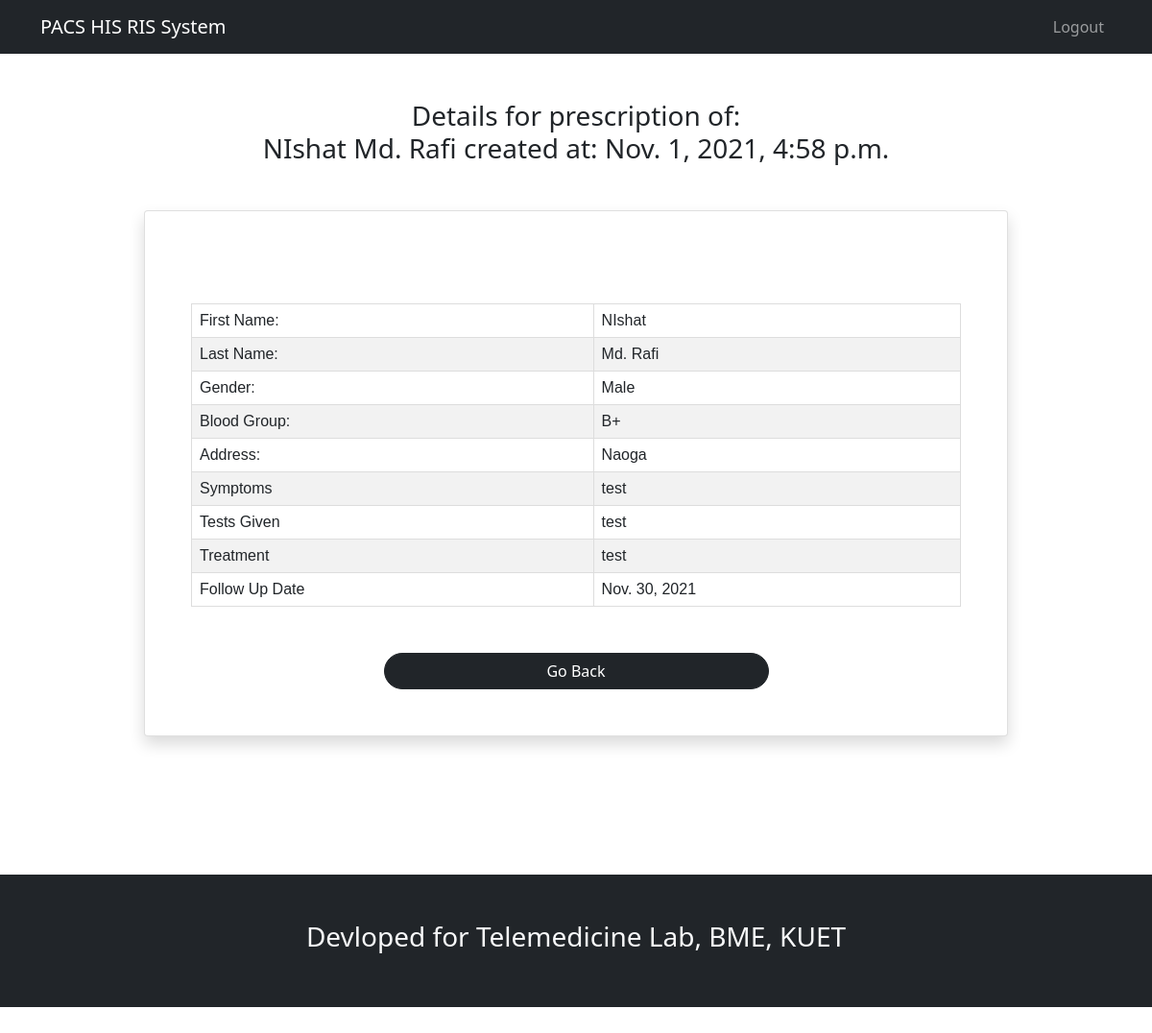
/doctor/previuos_prescriptions_details/3 (signed in), run on the app's committed database.
### doctor/models.py (models this page shows, shortened)
class Prescription(models.Model):
    patient = models.ForeignKey(User,on_delete=models.CASCADE,verbose_name="Assigned Patient")
    doctor = models.ForeignKey(User,on_delete=models.CASCADE,verbose_name="Assigned Doctor",related_name="Prescription_By_Doctor")
    date = models.DateTimeField()
    symptoms = models.CharField(max_length=10000,verbose_name="Symptoms Found",blank=False,null=False)
    tests_given = models.CharField(max_length=10000,verbose_name="Tests given",blank=False,null=False)
    treatment = models.CharField(max_length=10000,verbose_name="Treatment Given",blank=False,null=False)
    follow_up_date = models.DateField(verbose_name="Date for Follow Up",help_text="Please enter in YYYY-MM-DD format")

### accounts/models.py (models this page shows, shortened)
class User(AbstractUser):
    first_name = models.CharField(max_length=50,blank=False,null=False,help_text ="Please Enter Your First Name")
    last_name = models.CharField(max_length=50,blank=False,null=False,help_text ="Please Enter Your Last/Given Name")
    phone = models.CharField(max_length=11,blank=False,null=False,primary_key=True,help_text ="Please Enter Your Phone number. eg: 01700000000")
    address = models.CharField(max_length=200,blank=False,null=False,help_text ="Please Enter Your Residential Address")
    gender = models.CharField(choices=[("M","Male"),("F","Female"),("Other","Other")],blank=False,null=False,max_length=10)
    blood_group = models.CharField(choices=[("A+","A+"),("A-","A-"),("B+","B+"),("B-","B-"),("AB+","AB+"),("AB-","AB-"),("O+","O+"),("O-","O-")],max_length=5)
    is_doctor = models.BooleanField(default=False,verbose_name="Is a Doctor")
    is_labop = models.BooleanField(default=False,verbose_name="Is a Lab Operator")

### doctor/views.py (the view)
# urls.py: path("previuos_prescriptions_details/<int:id>",previous_prescriptions_details,name="previous_prescriptions_details"),
@login_required(login_url="/../accounts/login")
def previous_prescriptions_details(request,id):
    if request.user.is_doctor:
        entry = Prescription.objects.get(id=id)
        return render(request,"doctor/previous_prescriptions_details.html",{"entry":entry})
    else:
        entry = Prescription.objects.get(id=id)
        if entry.patient == request.user:
            return render(request,"doctor/previous_prescriptions_details.html",{"entry":entry})
        else:
            return redirect("patient:patient_dashboard")

### doctor/templates/doctor/previous_prescriptions_details.html (shortened to what this page needs)
{% extends "base.html" %} {% block content %}
<h3 class="my-5 text-center"> Details for prescription of: <br> {{entry.patient.first_name }} {{entry.patient.last_name }} created at: {{ entry.date }}</h3>
<div class="container card p-5 shadow bg-body rounded w-75 text-center">
    <table width="50%" align="center" id="patient_details">
        <tr>
            <td> First Name: </td>
            <td> {{entry.patient.first_name}} </td>
        </tr>
        <tr>
            <td> Last Name: </td>
            <td> {{entry.patient.last_name}} </td>
        </tr>
        <tr>
            <td> Gender: </td>
            <td> {{entry.patient.gender}} </td>
        </tr>
        <tr>
            <td> Blood Group: </td>
            <td> {{entry.patient.blood_group}} </td>
        </tr>
        <tr>
            <td> Address: </td>
            <td> {{entry.patient.address}} </td>
        </tr>
        <br>
        <br>
        <tr>
            <td>
                Symptoms
            </td>
            <td>
                {{entry.symptoms}}
            </td>
        </tr>
        <tr>
            <td>
                Tests Given
            </td>
            <td>
                {{entry.tests_given}}
            </td>
        </tr>
        <tr>
            <td>
                Treatment
            </td>
            <td>
                {{entry.treatment}}
            </td>
        </tr>
        <tr>
            <td>
                Follow Up Date
            </td>
            <td>
                {{entry.follow_up_date}}
            </td>
        </tr>
    </table>
    <div class="wrap d-flex justify-content-center">
        <button onclick="goBack()" class="btn btn-dark mt-5 rounded-pill col-md-6">Go Back</button>
    </div>
</div>
{% endblock %}

### doctor/templates/doctor/previous_prescriptions_details.html (style rules this page uses)
#patient_details { font-family: Arial, Helvetica, sans-serif; border-collapse: collapse; width: 100%; }
#patient_details td, #patient_details th { border: 1px solid #ddd; padding: 8px; }
#patient_details tr:nth-child(even) { background-color: #f2f2f2; }

### data on the page
Prescription: patient.first_name "NIshat", patient.last_name "Md. Rafi", date "Nov. 1, 2021, 4:58 p.m.", patient.gender "Male", patient.blood_group "B+", patient.address "Naoga", symptoms "test", tests_given "test", treatment "test", follow_up_date "Nov. 30, 2021"
